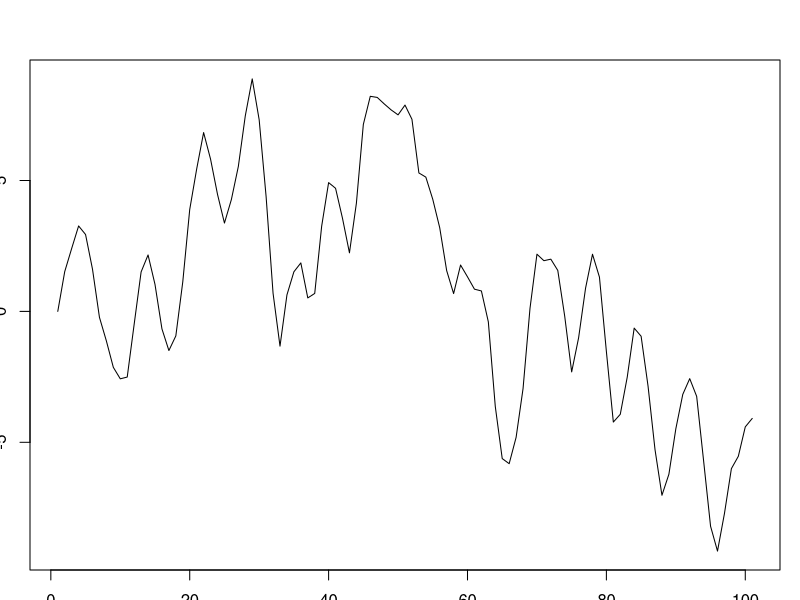
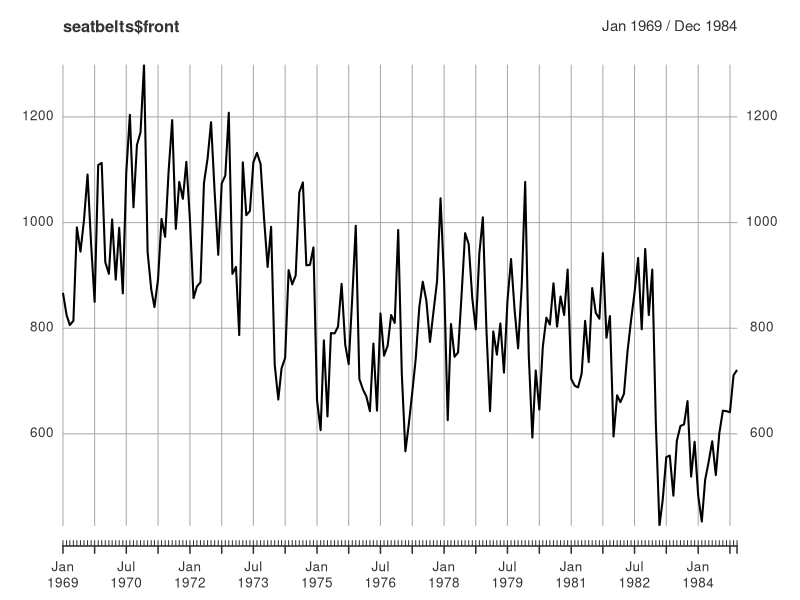
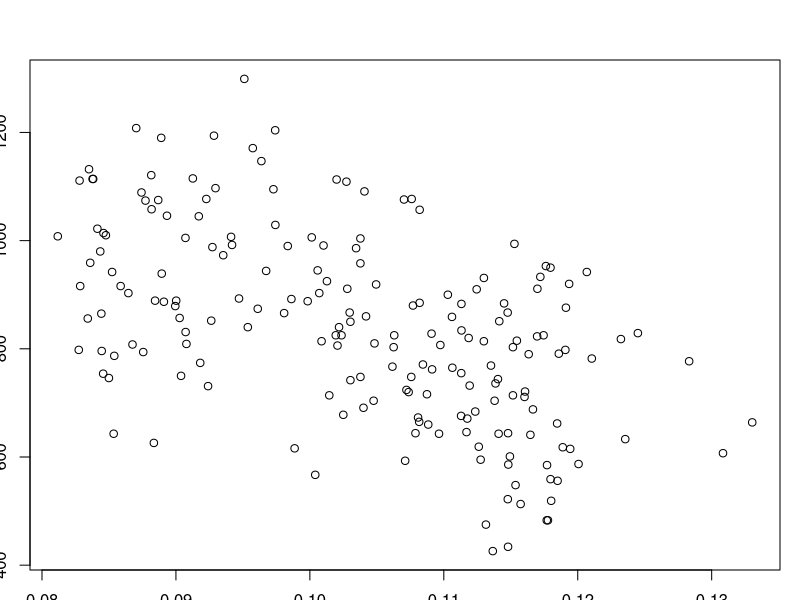
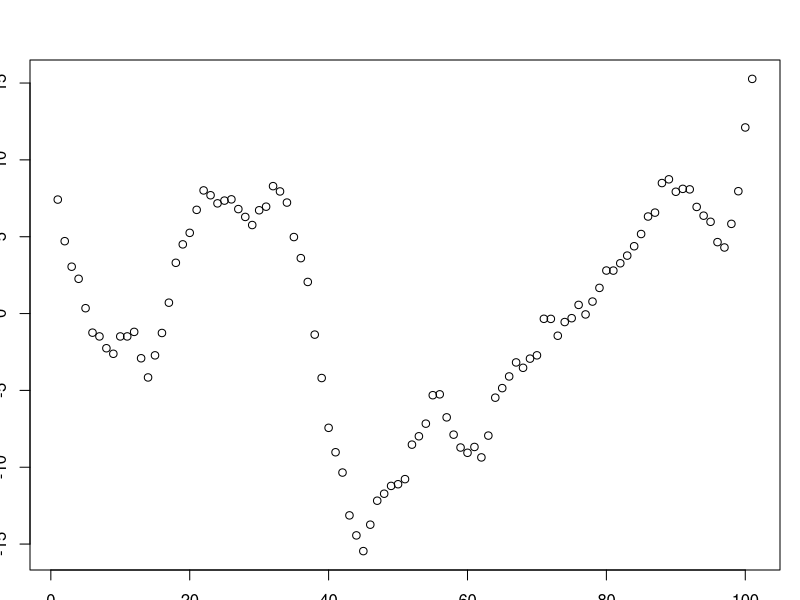

Here is the R script that generated these plots, in order:
## ---- chunk 1
knitr::opts_chunk$set(fig.align = "center", prompt = FALSE, dpi = 196,
                      out.height = 450)
options(width = 63)
par(mar = c(1.5, 1.5, 3, 1.0))
set.seed(100)
## ---- chunk 2
x <- arima.sim(model = list(order = c(2, 1, 1), 
                            ar = c(0.9, -0.5), 
                            ma = c(0.2)), 
               n = 100)
plot(x)
## ---- chunk 3
library(forecast)
auto.arima(x)
## ---- chunk 4
library(xts)
seatbelts <- as.xts(Seatbelts)
plot(seatbelts$front)
## ---- chunk 5
plot.default(seatbelts$PetrolPrice, seatbelts$front)
## ---- chunk 6
auto.arima(seatbelts$front, xreg = seatbelts$PetrolPrice)
## ---- chunk 7
x <- arima.sim(model = list(order = c(0, 1, 0)), n = 100)
y <- arima.sim(model = list(order = c(0, 1, 0)), n = 100)
summary(lm(y ~ x))
## ---- chunk 8
x <- arima.sim(model = list(order = c(1,1,0), ar = 0.8), n = 100)
y <- arima.sim(model = list(order = c(1,1,0), ar = 0.6), n = 100)
m <- lm(y ~ x)
summary(m)
## ---- chunk 9
plot(resid(m))
## ---- chunk 10
X <- cbind(y, x, ly = lag(y), lx = lag(x))
r <- lm(y ~ x + lx + ly, data = X)
summary(r)
## ---- chunk 11
xc <- arima.sim(model = list(order = c(1,1,0), ar = 0.8), n = 100)
yc <- as.ts(10 + rnorm(100)) - xc
dta <- cbind(yc, xc)
lm(yc ~ xc, data = dta)
## ---- chunk 12

